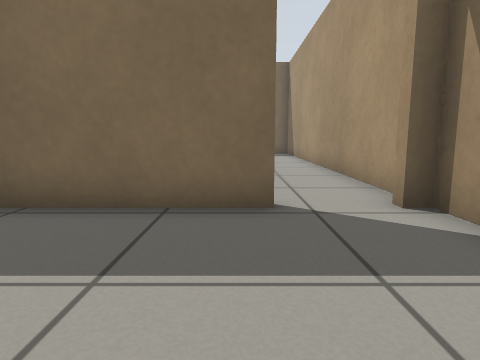
view 1 (above)

19 first-person views from a walk through a robot-simulator world made for Gazebo. The camera is 0.5 m above the floor, tilts 8° down and sees 75° across. The floor is counted in squares, 0.5 m on a side. Each view is taken from the middle of a square. On the plan, view 1 faces up. The plan holds only what a view shows up to about 12 squares ahead; the rest is blank. The place goes on beyond the plan.

view 2
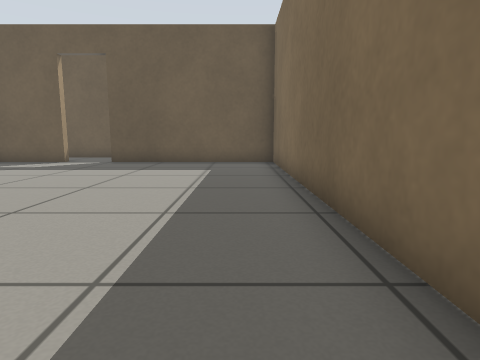

view 3
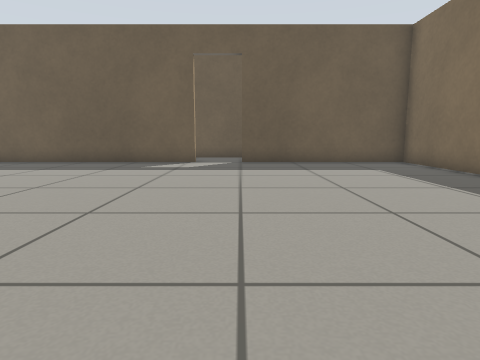

view 4
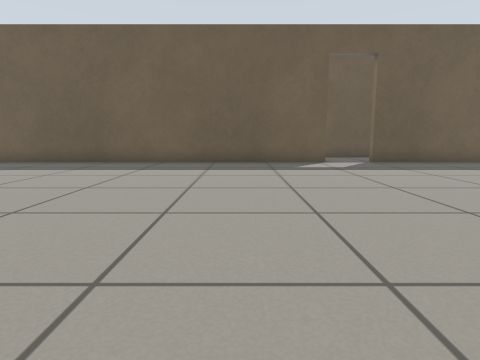

view 5
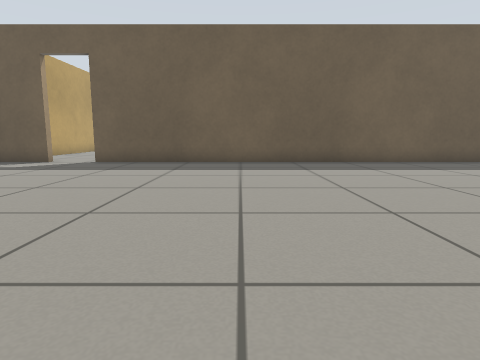

view 6
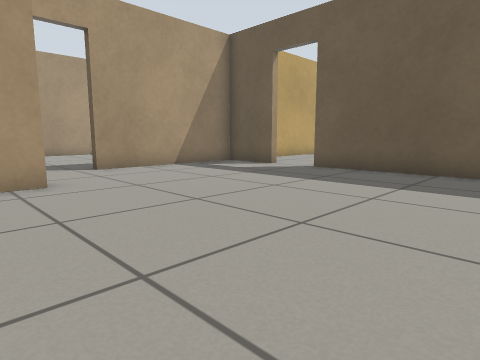

view 7
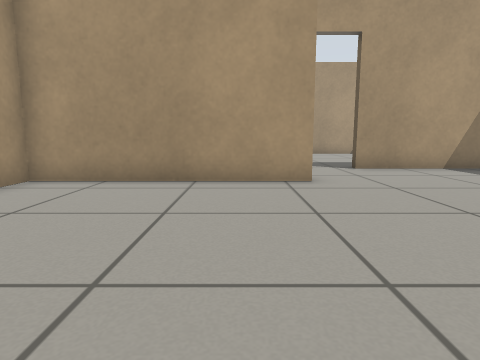

view 8
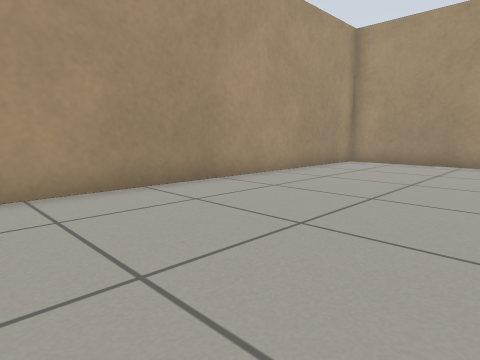

view 9
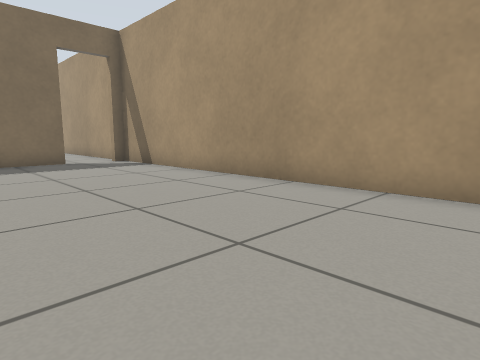

view 10
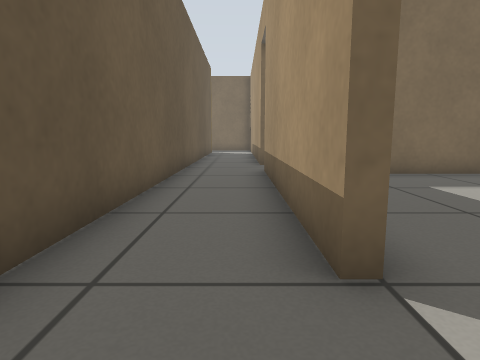

view 11
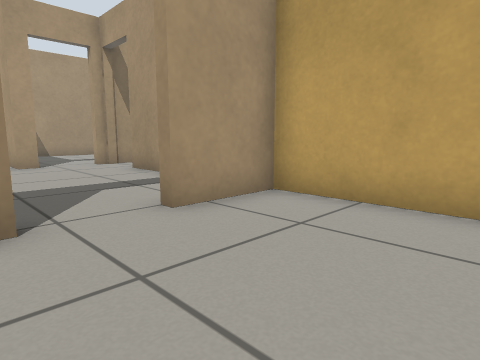

view 12
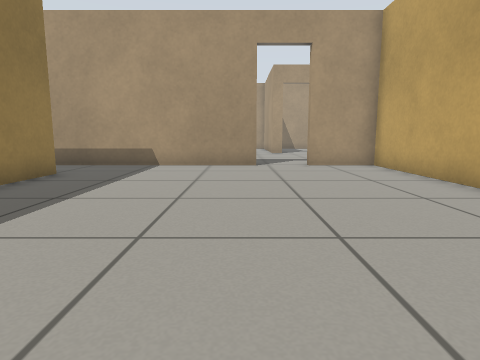

view 13
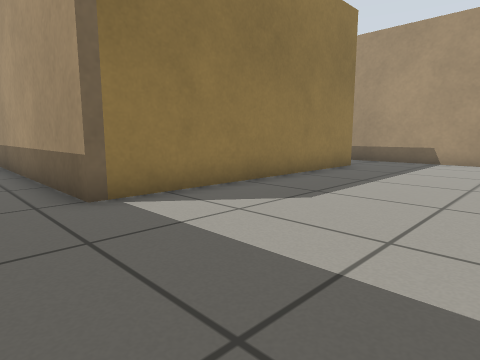

view 14
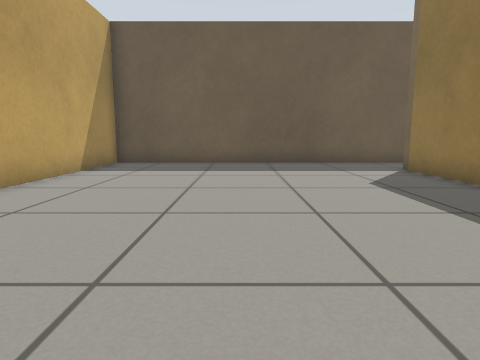

view 15
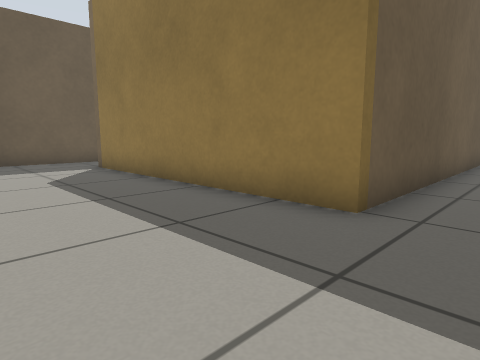

view 16
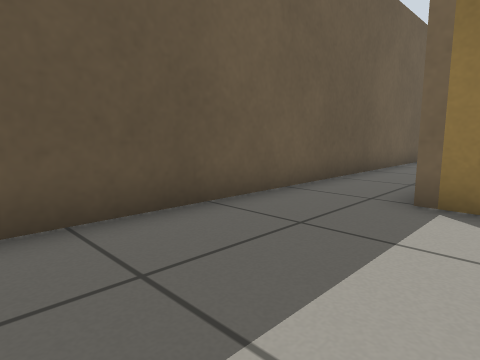

view 17
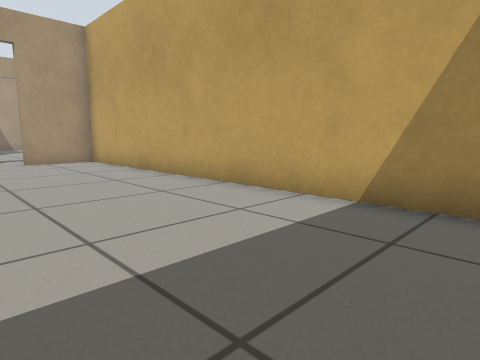

view 18
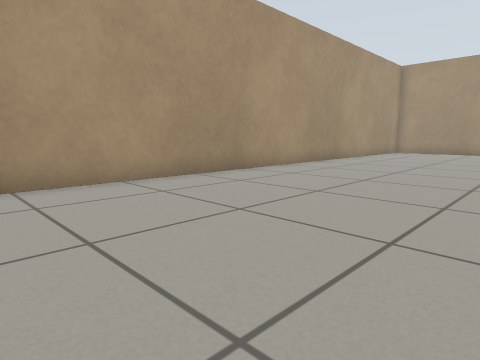

view 19
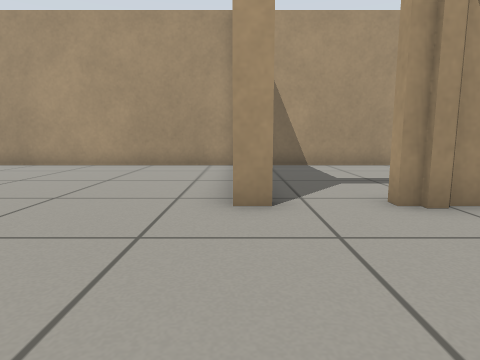

### Floor plan
Points are (right, up) in squares from view 1. A wall is a line through its corners. A room is listed if a view was taken in it or the views show most of it. See-through windows are left out.
Room 1 (views 1, 2, 3, 4, 5, 6, 7, 8, 9, 18, 19)
walls: (-11, -3.6) (-11, -21.6); (-3.6, -23.5) (-3.6, -22.9) (2.7, -22.9) (2.7, 4.3) (2.2, 4.3); (-11, -23.2) (-11, -25.2); (0.5, 4.3) (-11, 4.3) (-11, -1.9); (-3.6, -26.5) (-3.6, -25.2); (-10.1, -25.6) (-5.6, -25.6)
ways out: open door at (-11, -22.5) to room 2; open door at (-11, -2.5) to room 2; open door at (-3.8, -25); open door at (1.5, 4.5)
Room 2 (views 10, 11, 12, 13, 14, 15, 16, 17)
walls: (-11.3, -21.6) (-11.3, -14.6); (-13.7, -6.9) (-13.7, -16.1) (-22.3, -16.1) (-22.3, -8.4); (-24.7, -7.5) (-24.7, -25.6) (-11.3, -25.6) (-11.3, -23.2); (-11.3, -1.9) (-11.3, 5); (-11.3, 6.8) (-11.3, 8); (-13.7, 8.4) (-13.7, -1.9)
ways out: open door at (-11, -22.5) to room 1; open door at (-11, -2.5) to room 1; open door at (-11, 5.5)

Where each view was taken, in squares from view 1:
view 1: 0 up, 0 right, facing up
view 2: 3 up, 1 right, facing left
view 3: 2 down, 1 right, facing left
view 4: 7 down, 1 right, facing left
view 5: 16 down, 1 right, facing left
view 6: 16 down, 2 left, facing down-left
view 7: 16 down, 2 left, facing down
view 8: 11 down, 3 left, facing down-right
view 9: 8 down, 3 left, facing up-right
view 10: 4 down, 12 left, facing up
view 11: 21 down, 15 left, facing down-right
view 12: 21 down, 22 left, facing right
view 13: 21 down, 24 left, facing up-right
view 14: 21 down, 13 left, facing left
view 15: 20 down, 12 left, facing up-left
view 16: 21 down, 21 left, facing up-left
view 17: 21 down, 24 left, facing down-right
view 18: 3 down, 4 left, facing down-right
view 19: 23 down, 8 left, facing right
